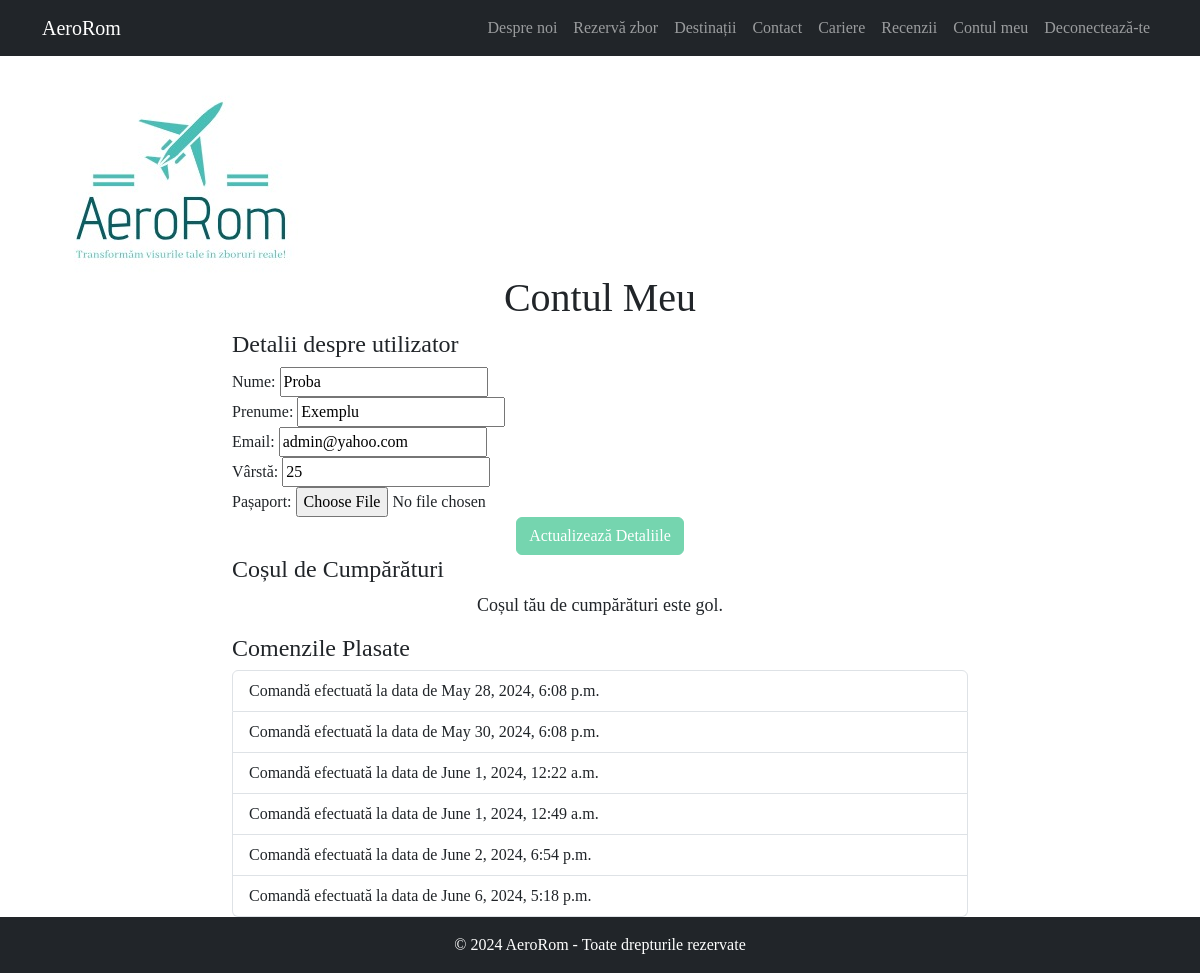
Screenshot of /users/contul_meu/ (signed in) with the database file from the repository.
### users/models.py (models this page shows, shortened)
class UserProfile(models.Model):
    user = models.OneToOneField(User, on_delete=models.CASCADE)  # detaliile utilizatorului
    age = models.IntegerField(blank=True, null=True)  # varsta
    passaport = models.ImageField(upload_to='passaports/', null=True, blank=True) #actul de identitate

### tickets/models.py (models this page shows, shortened)
class Cart(models.Model):
    user = models.ForeignKey(User, on_delete=models.CASCADE, default=1)  # setam default=1 ca fiind un user valid
    ordered = models.BooleanField(default=False)  # default=False - comanda nu a fost inca plasata
    created_at = models.DateTimeField(default=datetime.now)  # stocam data si ora la care se crează comanda
    @staticmethod  # cream o metoda statica get_current_order() (nu avem acces la instanta obiectului si la clasa )
    def get_current_order(user):
        qs = Cart.objects.filter(user=user,
                                 ordered=False)  # cream un queryset care filtreaza obiectele 'Cart' pentru a gasi comenzile nefinalizate
        if qs.exists():  # daca gasim o comanda nefinalizata
            return qs.first()  # returnam primul cos din queryset
        return Cart.objects.create(user=user)  # daca nu exista, se creaza un nou cos pentru utilizator

### users/views.py (the view, shortened to what this page needs)
# urls.py: path('contul_meu/', views.contul_meu, name='contul_meu'),
@login_required  # accesibil doar pentru utilizatorii logați
def contul_meu(request):
    user = request.user  # obtinem utilizatorul
    try:
        profile = user.userprofile  # obtinem profilul utilizatorului
    except UserProfile.DoesNotExist:
        profile = UserProfile.objects.create(user=user)  # daca nu exista, cream unul
    user_form = UserForm(instance=user)  # cream formular cu datele utilizatorului (nume, prenume, email)
    profile_form = UserProfileForm(instance=profile)  # _"_ cu datele profilului (varsta, document de identitate)
    current_order = Cart.get_current_order(user)  # obtinem comenzile nefinalizate
    orders = Cart.objects.filter(user=user, ordered=True)  # obtinem comenzile finalizate
    context = {
        'user_form': user_form,
        'profile_form': profile_form,
        'current_order': current_order,
        'orders': orders,
    }
    return render(request, 'registration/contul_meu.html', context)

### users/forms.py
class UserForm(forms.ModelForm):
    class Meta:
        model = User
        fields = ['first_name', 'last_name', 'email']
        labels = {
            'first_name': 'Nume',
            'last_name': 'Prenume',
            'email': 'Email',
        }

class UserProfileForm(forms.ModelForm):
    class Meta:
        model = UserProfile
        fields = ['age', 'passaport']
        labels = {
            'age': 'Vârstă',
            'passaport': 'Pașaport',
        }

### users/templates/registration/contul_meu.html (shortened to what this page needs)
{% extends 'base.html' %}
{% block content %}
{% load static %}
<header>
    <div class="container mt-4 clearfix">
        <img src="{% static 'logo.png' %}" class="logo" style="float: left;">
    </div>
</header>
<body>
<div class="container">
    <div class="row justify-content-center">
        <div class="col-md-8">
            <h1 class="text-center">Contul Meu</h1>
            <h4>Detalii despre utilizator</h4>
            <form method="POST">
                <div class="form-group">
                    {{ user_form.first_name.label_tag }}
                    {{ user_form.first_name }}
                </div>
                <div class="form-group">
                    {{ user_form.last_name.label_tag }}
                    {{ user_form.last_name }}
                </div>
                <div class="form-group">
                    {{ user_form.email.label_tag }}
                    {{ user_form.email }}
                </div>
                <div class="form-group">
                    {{ profile_form.age.label_tag }}
                    {{ profile_form.age }}
                </div>
                <div class="form-group">
                    {{ profile_form.passaport.label_tag }}
                    {{ profile_form.passaport }}
                </div>
                <div class="text-center">
                    <button type="submit" class="btn btn-primary">Actualizează Detaliile</button>
                </div>
            </form>
            <h4>Coșul de Cumpărături</h4>
            {% if current_order and current_order.items.exists %}
            <ul class="list-group mb-3">
                {% for item in current_order.items.all %}
                <li class="list-group-item d-flex justify-content-between align-items-center">
                    {{ item.price.destinations.name }} - {{ item.price.arrival.name }} ({{ item.quantity }})
                    <span>€{{ item.get_total_price }}</span>
                </li>
                {% endfor %}
            </ul>
            <div class="text-center">
                <a href="{% url 'tickets:cart' %}" class="btn btn-success">Finalizează Comanda</a>
            </div>
            {% else %}
            <p class="text-center">Coșul tău de cumpărături este gol.</p>
            {% endif %}
            <h4>Comenzile Plasate</h4>
            {% if orders %}
            <ul class="list-group">
                {% for order in orders %}
                <li class="list-group-item">
                    Comandă efectuată la data de {{ order.created_at }}
                </li>
                {% endfor %}
            </ul>
            {% else %}
            <p class="text-center">Nu ai plasat nicio comandă.</p>
            {% endif %}
        </div>
    </div>
</div>
{% endblock %}

### templates/base.html (style rules this page uses)
body { font-family: Times New Roman, sans-serif; background-color: #ffffff; margin: 0; padding: 0; }
p { font-size: 18px; line-height: 1.5; margin-bottom: 15px; }

### users/templates/registration/contul_meu.html (style rules this page uses)
.btn-primary, .btn-success { background-color: #75D5AF; border-color: #75D5AF; }

### rows the page displays
UserProfile: age "25"
Cart: created_at "May 28, 2024, 6:08 p.m."
Cart: created_at "May 30, 2024, 6:08 p.m."
Cart: created_at "June 1, 2024, 12:22 a.m."
Cart: created_at "June 1, 2024, 12:49 a.m."
Cart: created_at "June 2, 2024, 6:54 p.m."
Cart: created_at "June 6, 2024, 5:18 p.m."

### other values shown
{{ user_form.first_name.label_tag }} "Nume:"
{{ user_form.last_name.label_tag }} "Prenume:"
{{ user_form.email.label_tag }} "Email:"
{{ profile_form.age.label_tag }} "Vârstă:"
{{ profile_form.passaport.label_tag }} "Pașaport:"
